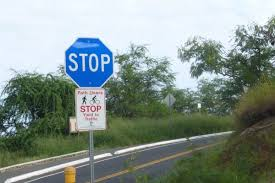
#> input picture Advanced Tests/TafficSignDetector/photos/sign2.jpg, 275 x 183 px
$ python -i Hough_Poly.py   (imports and definitions only)
#> lines starting #> are read from the running program, lines starting #| are printed output that depends on the picture; after the words box and inside, x2 and y2 are one past the last pixel; in counts of white or black regions, pixels touching at a corner belong together
#> further down, picture is the input picture: shape (183, 275, 3); mean B, G, R 140.2, 146, 132.2
from cv2 import COLOR_BGR2GRAY
import numpy as np
import cv2 as cv

def Hough_Polygons(img,output):

    # Grayscale
#> called with output = 'out.png'
    gray = cv.cvtColor(img, cv.COLOR_BGR2GRAY)
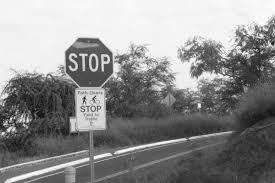
#> gray: shape (183, 275); min 12, max 255, mean 141.2

    # Converting image to a binary image
    # (black and white only image).
    _,thresh= cv.threshold(gray, 135, 255, cv.THRESH_BINARY)
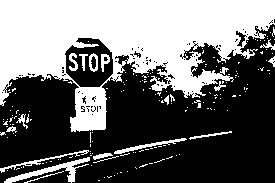
#> thresh: shape (183, 275); 42.5% white; 177 white regions (159 under 20 px)
    cv.imshow("thesh",thresh)

    # Detecting shapes in image by selecting region
    # with same colors or intensity.
    contours,_=cv.findContours(thresh, cv.RETR_TREE,
                                cv.CHAIN_APPROX_SIMPLE)
#> contours = 323 contours, 301 with area under 20; largest, box (x1, y1, x2, y2) and area: (0, 0, 275, 132) 20565, (64, 37, 114, 88) 1884, (4, 157, 90, 183) 426, (114, 138, 187, 154) 162, (0, 150, 89, 173) 136

    # Searching through every region selected to
    # find the required polygon.
    for cnt in contours :
        area = cv.contourArea(cnt)

        # Shortlisting the regions based on there area.
        if area > 400:
            approx = cv.approxPolyDP(cnt,
                                    0.009 * cv.arcLength(cnt, True), True)

            # Checking if the no. of sides of the selected region is 7.
            if(len(approx) >= 4):
                cv.drawContours(output, [approx], 0, (0, 0, 255), 3)
#> this loop made 23 passes
#> area on pass 23: 426

    # Showing the image along with outlined arrow.
    cv.imshow('Hough Polygons', output)

    return img

>>> import cv2
>>> picture = cv2.imread('photos/sign2.jpg')
#> (the run stopped early here; a loop or call above may not have finished)

$ run again, on Advanced Tests/TafficSignDetector/photos/sign1.png
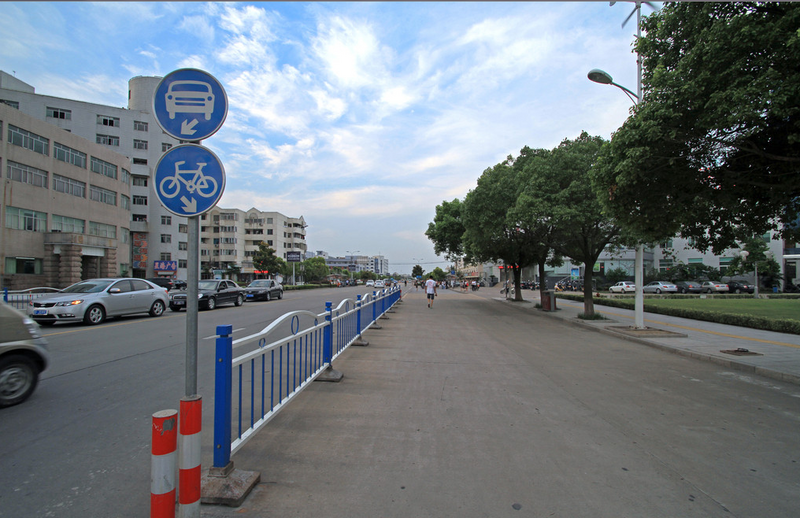
#> input picture Advanced Tests/TafficSignDetector/photos/sign1.png, 800 x 518 px
#> picture is the input picture: shape (518, 800, 3); mean B, G, R 126.1, 120.2, 112.2
#> in Hough_Polygons, `gray = cv.cvtColor(img, cv.COLOR_BGR2GRAY)`:
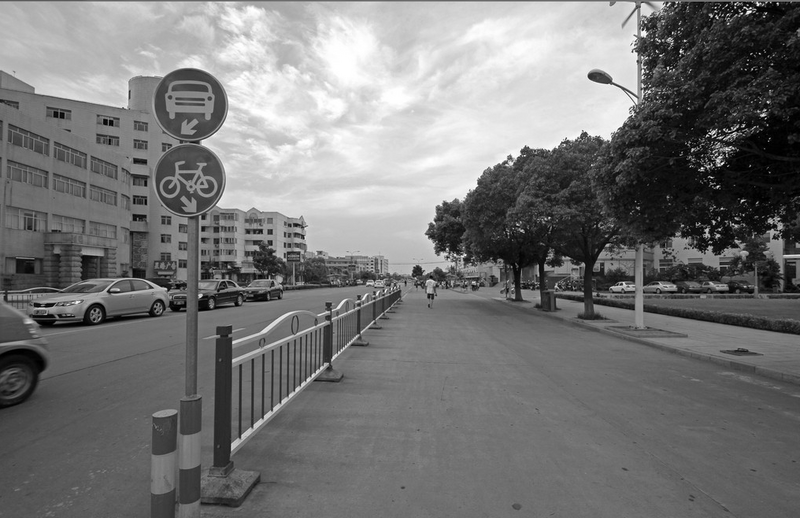
#> gray: shape (518, 800); min 0, max 255, mean 118.5
#> in Hough_Polygons, `_,thresh= cv.threshold(gray, 135, 255, cv.THRESH_BINARY)`:
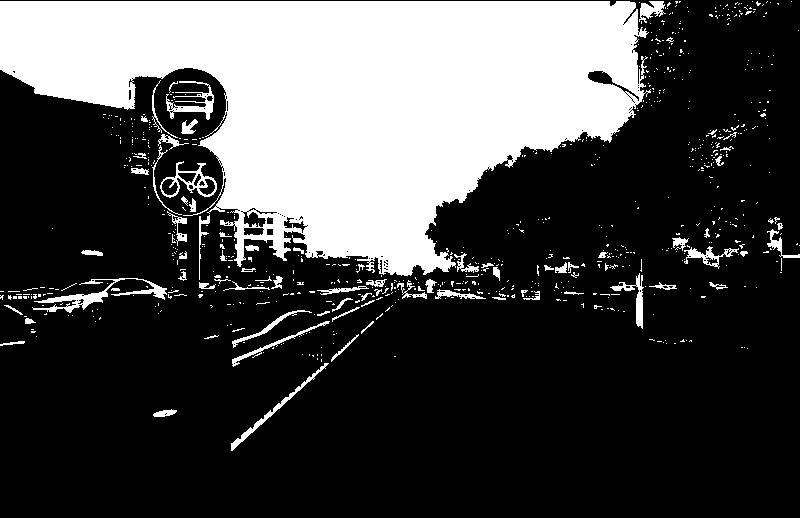
#> thresh: shape (518, 800); 27.9% white; 755 white regions (678 under 20 px)
#> contours = 970 contours, 896 with area under 20; largest, box (x1, y1, x2, y2) and area: (0, 1, 651, 276) 104239, (160, 161, 217, 198) 960, (32, 278, 167, 313) 794, (166, 81, 214, 120) 446, (231, 363, 329, 451) 416
#> the loop in Hough_Polygons, `for cnt in contours :` made 266 passes
#> (area, approx) on pass 4: (415.5, [[328, 363], [231, 443], [231, 450]])
